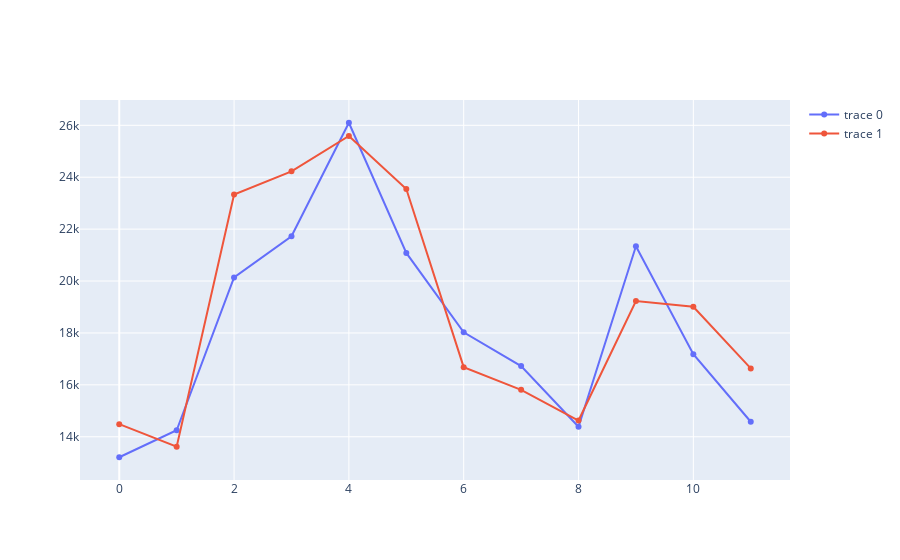

Here is the notebook cell this chart was saved with:
### Code cell
test = pd.concat(out)
iplot(Figure(data=[Scatter(y=test['Sales']),
                  Scatter(y=test['preds'])]))

### Figure 1 — Plotly figure (JSON) as saved in the notebook; plotly's stock layout.template omitted (floating-point values rounded to 4 significant figures)
{"data": [{"type": "scatter", "y": [13210, 14251, 20139, 21725, 26099, 21084, 18024, 16722, 14385, 21342, 17180, 14577]}, {"type": "scatter", "y": [14490.0, 13620.0, 23330.0, 24230.0, 25590.0, 23550.0, 16680.0, 15810.0, 14620.0, 19230.0, 19010.0, 16630.0]}], "layout": {}}
